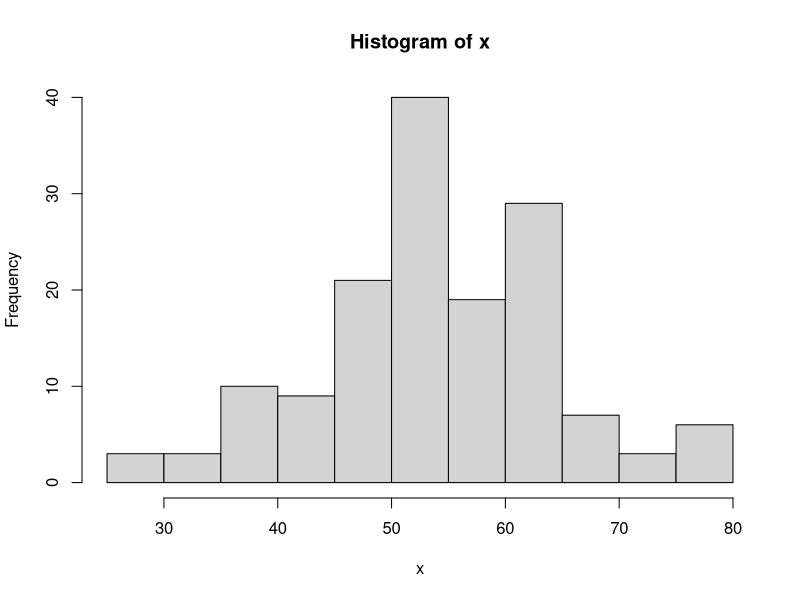

Write R code to recreate this figure.
x = c(38, 58, 49, 68, 52, 61, 78, 59, 41, 51, 71, 57, 52, 45, 48, 55, 41, 63, 53, 53, 61, 52, 56, 62, 65,
54, 36, 58, 61, 50, 61, 62, 74, 51, 67, 62, 60, 67, 54, 52, 41, 46, 51, 61, 61, 49, 44, 70, 55, 63,
55, 55, 63, 48, 63, 36, 54, 62, 74, 53, 65, 69, 38, 65, 56, 33, 57, 46, 49, 62, 58, 53, 52, 48, 61,
54, 38, 39, 42, 58, 63, 35, 44, 64, 52, 58, 46, 46, 62, 58, 51, 58, 57, 46, 54, 55, 52, 61, 53, 48,
56, 35, 77, 70, 62, 54, 51, 77, 43, 55, 38, 30, 46, 52, 53, 47, 52, 61, 47, 63, 58, 51, 48, 54, 39,
54, 51, 41, 76, 46, 52, 48, 53, 77, 62, 61, 67, 38, 54, 50, 37, 59, 77, 46, 28, 55, 64, 26, 60, 58)

hist(x)
